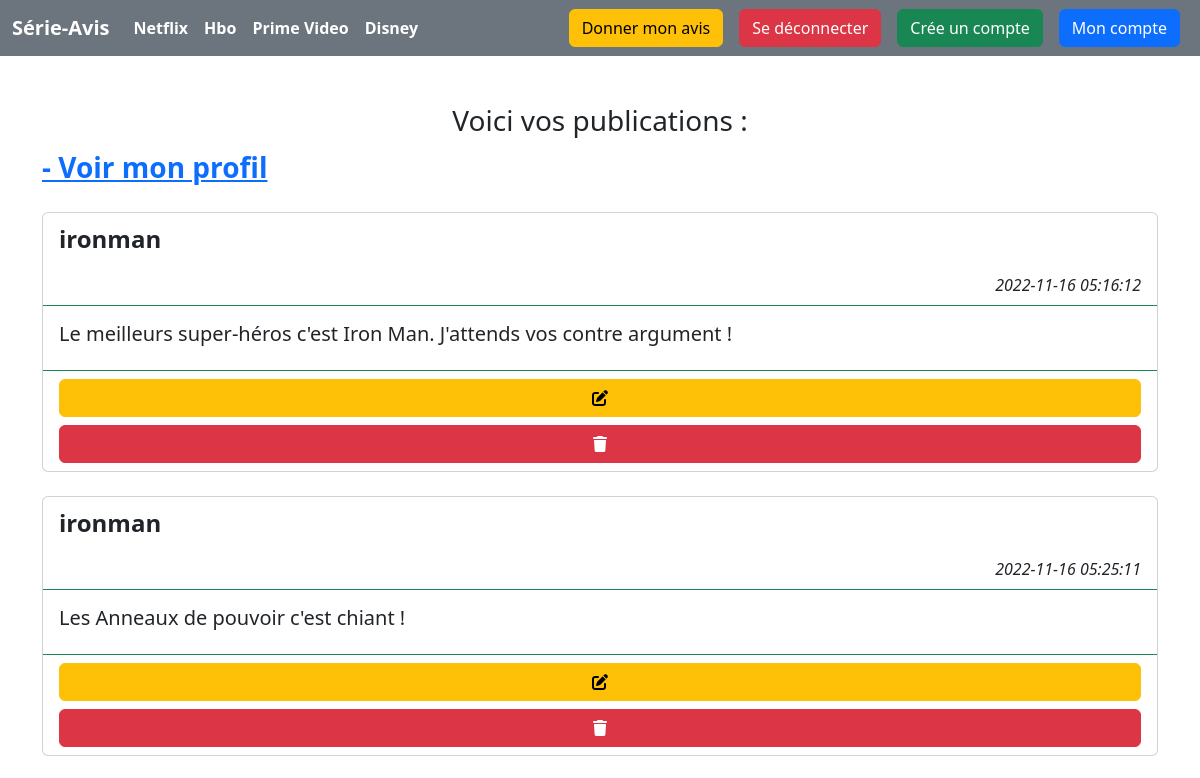
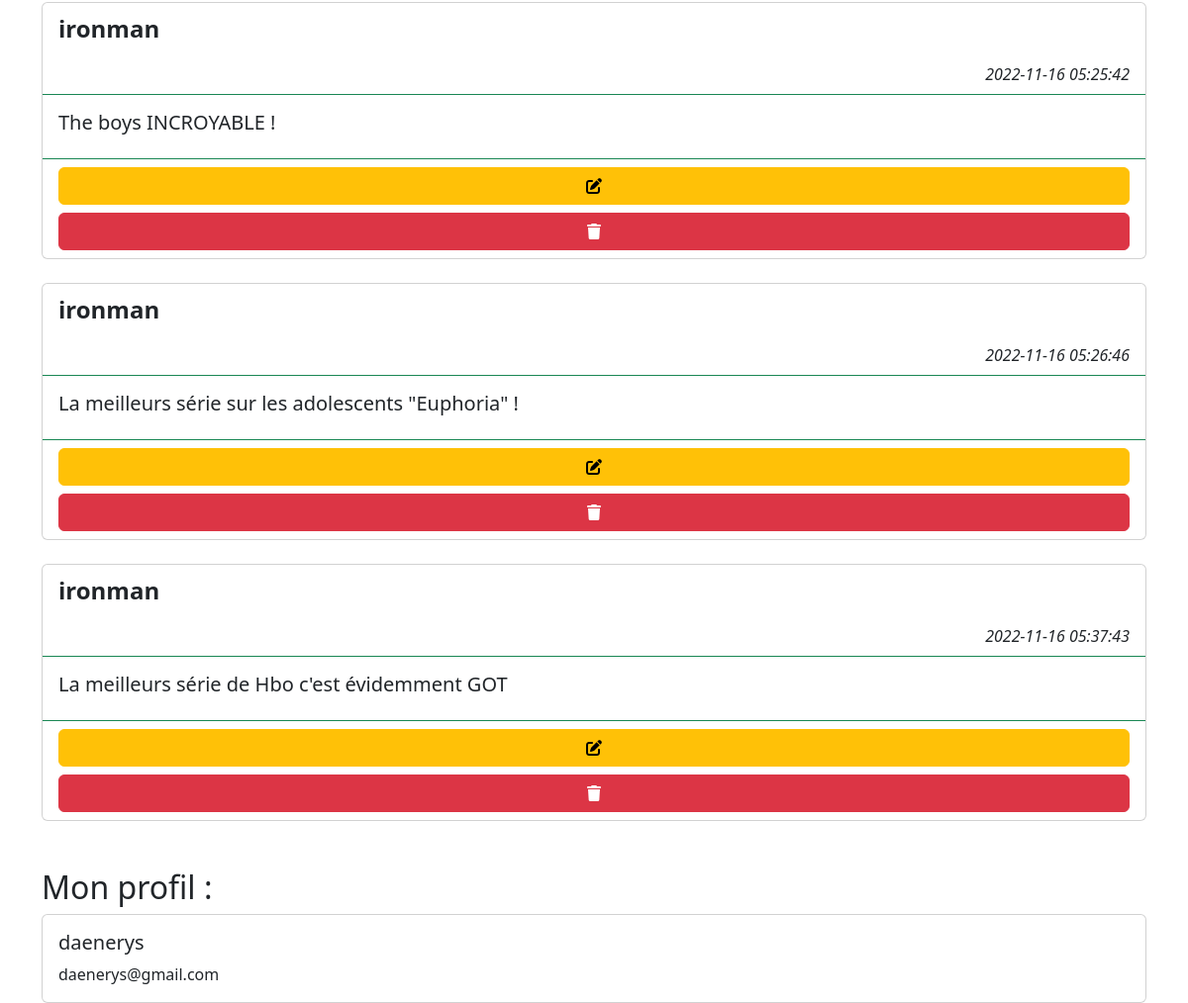
Screenshot of /profil.php (signed in) with the database file from the repository (2 pictures, top to bottom).
### tables this page shows
CREATE TABLE `post` (
  `id` int(11) NOT NULL,
  `content` text NOT NULL,
  `publishedAt` datetime NOT NULL,
  `category` varchar(255) NOT NULL,
  `userId` int(11) NOT NULL
);

CREATE TABLE `user` (
  `id` int(11) NOT NULL,
  `username` varchar(255) NOT NULL,
  `firstName` varchar(255) NOT NULL,
  `LastName` varchar(255) NOT NULL,
  `email` varchar(255) NOT NULL,
  `password` varchar(255) NOT NULL
);

### Controller/PostController.php (called while the page is built, shortened)
<?php
class PostController
{
    private PDO $db;
    public function __construct()
    {
        $dbName = "social";
        $port = 3306;
        $userName = "root";
        $password = "root";
    }
    public function setDb(PDO $db)
    {
        $this->db = $db;
        return $this;
    }
    public function readAll()
    {
        $posts = [];
        $req = $this->db->query("SELECT * FROM `post`");
        $req->execute();
        $datas = $req->fetchAll();
        foreach ($datas as $data) {
            $post = new Post($data);
            $posts[] = $post;
        }
        return $posts;
    }
}

### Entity/Post.php (called while the page is built, shortened)
<?php
class Post
{
    private $id;
    private $content;
    private $publishedAt;
    private $userId;
    public function hydrate(array $data)
    {
        foreach ($data as $cle => $valeur) {
            $methode = 'set'.ucfirst($cle);
        }
    }
    public function getId(){
        return $this->id;
    }
    public function setId($id){
            $this->id = $id;
            return $this;
    }
    public function getContent(){
        return $this->content;
    }
    public function setContent($content){
        $this -> content = $content;
        return $this;
    }
    public function getPublishedAt(){
        return $this->publishedAt;
    }
    public function setPublishedAt($publishedAt){
        $this -> publishedAt = $publishedAt;
        return $this;
    }
    public function getUserId(){
        return $this->userId;
    }
    public function setUserId($userId){
        $this->userId = $userId;
        return $this;
    }
}

### Controller/UserController.php (called while the page is built, shortened)
<?php
class UserController
{
    private PDO $db;
    public function __construct()
    {
        $dbName = "social";
        $port = 3306;
        $userName = "root";
        $password = "root";
    }
    public function setDb(PDO $db)
    {
        $this->db = $db;
        return $this;
    }
    public function read(int $id)
    {
        $req = $this->db->prepare("SELECT * FROM `user` WHERE id = :id");
        $req->bindValue(":id", $id, PDO::PARAM_INT);
        $req->execute();
        $data = $req->fetch();
        $user = new User($data);
        return $user;
    }
}

### Entity/User.php (called while the page is built, shortened)
<?php
class User
{
    private $username;
    private $email;
    public function hydrate(array $data)
    {
        foreach ($data as $key => $value) {
            $method = "set" . ucfirst($key);
        }
    }
    public function setId($id)
    {
        return $this;
    }
    public function setFirstName($firstName)
    {
        return $this;
    }
    public function setLastName($lastName)
    {
        return $this;
    }
    public function getUsername()
    {
        return $this->username;
    }
    public function setUsername($username)
    {
        $this->username = $username;
        return $this;
    }
    public function getEmail()
    {
        return $this->email;
    }
    public function setEmail($email)
    {
        $this->email = $email;
        return $this;
    }
    public function setPassword($password)
    {
        return $this;
    }
}

### profil.php (the view, shortened to what this page needs)
<?php
require "./Vues/layout/header.php";
$posts = $postController->readAll();
?>
<h3 class="text-center">Voici vos publications : </h3>
<p class="fs-3 fw-bold text-decoration-none link-dark"><a href="#profil">- Voir mon profil</a></p>
<?php foreach ($posts as $post) :
    if ($userController->read($post->getUserId())->getUsername() === $_SESSION["username"]) { ?>
        <div class="col-md-12">
            <div class="card mb-3 ">
                <div class="row g-0 ">
                    <div class="card-header bg-transparent border-success">
                    <p class="fs-4 fw-bold"><?= $userController->read($post->getUserId())->getUsername() ?></p>
                    <p class="card-text text-end fst-italic"><?= $post->getPublishedAt() ?></p></div>
                    <div class="card-body ">
                        <h5 class="card-title fw-normal"><?= $post->getContent() ?></h5>
                    </div>
                    <div class="card-footer bg-transparent border-success d-grid gap-2">
                        <?php if ($userController->read($post->getUserId())->getUsername() === $_SESSION["username"]) : ?>
                            <a href="./updatePost.php?id=<?= $post->getId() ?>" class="btn btn-warning"><i class="fa-solid fa-pen-to-square"></i></a>
                            <a href="./deletePost.php?id=<?= $post->getId() ?>" class="btn btn-danger"><i class="fa-solid fa-trash"></i></a><?php endif ?>
                    </div>
                </div>
            </div>
        </div>
<?php }
endforeach ?>
<h2 id="profil">Mon profil :</h2>
<div class="col-md-12">
    <div class="card">
        <div class="card-body">
            <h5 class="card-title "><?= $userController->read($post->getUserId())->getUsername() ?></h5>
            <p class="card-text"><?= $userController->read($post->getUserId())->getEmail() ?></p>
        </div>
    </div>
</div>
<?php
require "./Vues/layout/footer.php" ?>

### rows the page displays
post: userId.username "ironman", publishedAt "2022-11-16 05:16:12", content "Le meilleurs super-héros c'est Iron Man. J'attends vos contre argument !"
post: userId.username "ironman", publishedAt "2022-11-16 05:25:11", content "Les Anneaux de pouvoir c'est chiant !"
post: userId.username "ironman", publishedAt "2022-11-16 05:25:42", content "The boys INCROYABLE !"
post: userId.username "ironman", publishedAt "2022-11-16 05:26:46", content "La meilleurs série sur les adolescents \"Euphoria\" !"
post: userId.username "ironman", publishedAt "2022-11-16 05:37:43", content "La meilleurs série de Hbo c'est évidemment GOT"
post: userId.username "daenerys", userId.email "daenerys@gmail.com"
